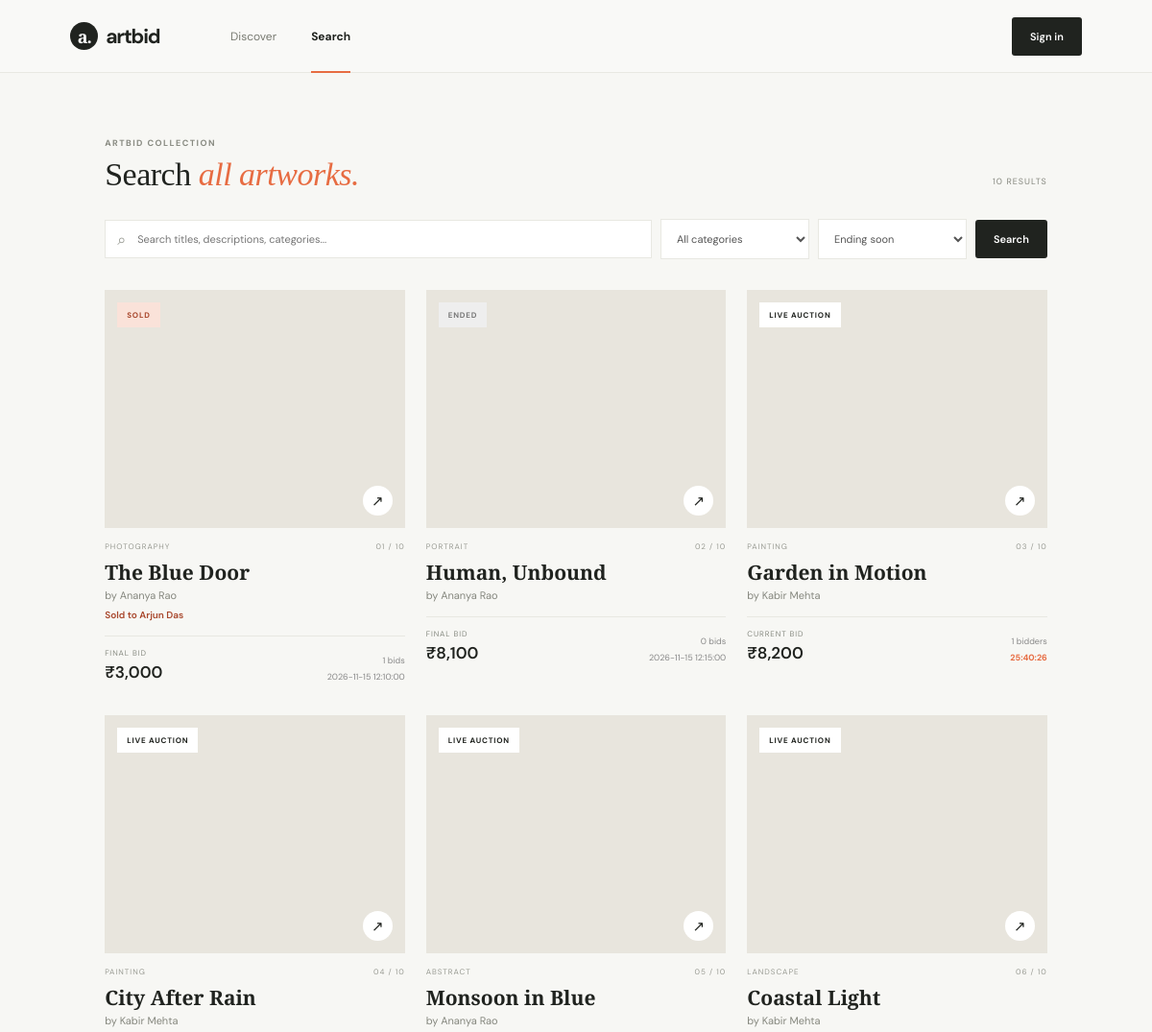
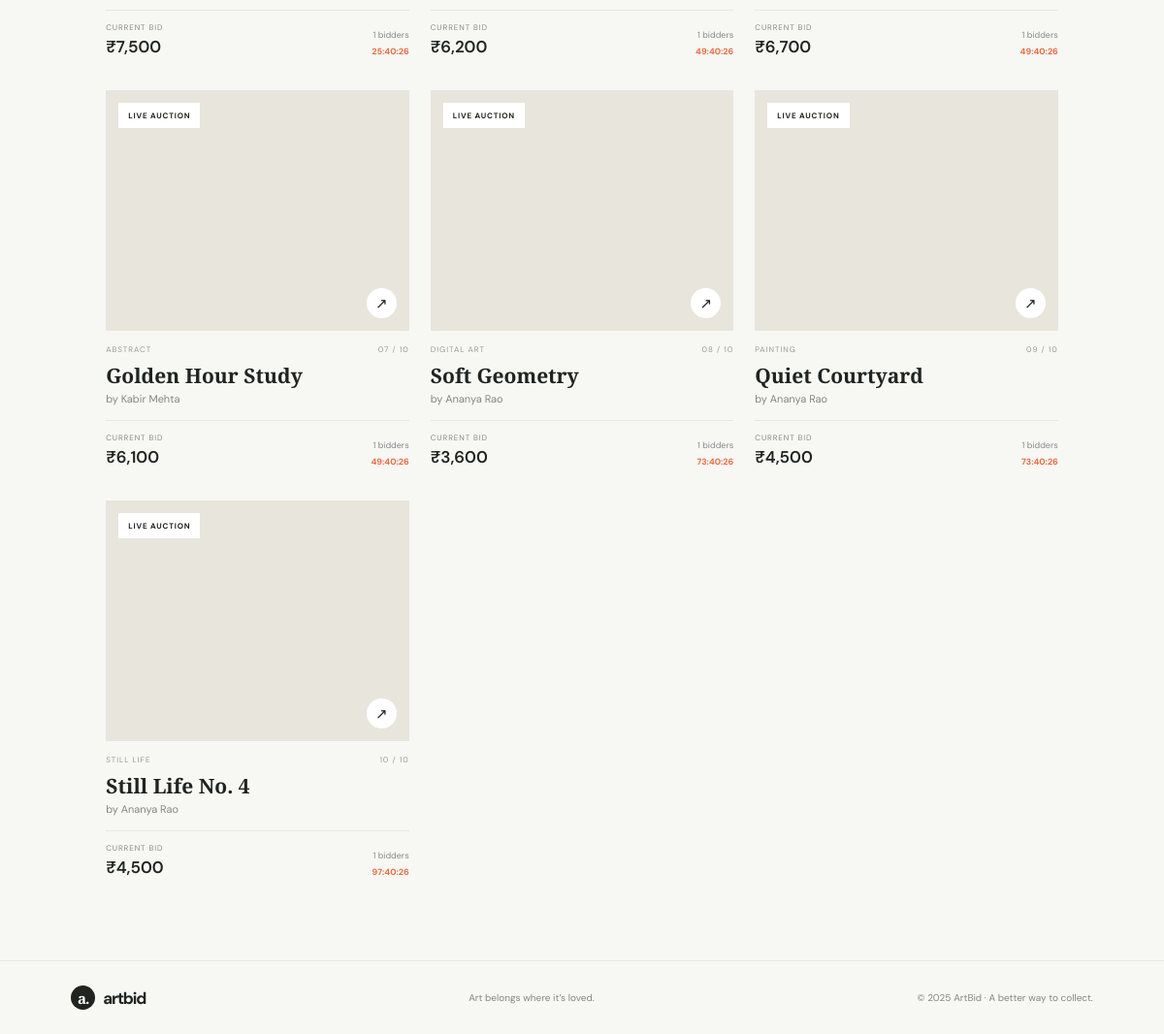
Page /?view=search on the committed database (2 pictures, top to bottom).
### tables this page shows
CREATE TABLE `artworks` (
  `id` int(10) unsigned NOT NULL AUTO_INCREMENT,
  `seller_id` int(10) unsigned NOT NULL,
  `title` varchar(180) NOT NULL,
  `description` text NOT NULL,
  `category` varchar(80) NOT NULL,
  `image_url` varchar(1000) DEFAULT NULL,
  `base_price` decimal(12,2) NOT NULL,
  `starts_at` datetime NOT NULL,
  `ends_at` datetime NOT NULL,
  `created_at` timestamp NOT NULL DEFAULT current_timestamp(),
  PRIMARY KEY (`id`),
  KEY `seller_id` (`seller_id`),
  KEY `auction_ends` (`ends_at`),
  KEY `artwork_category` (`category`),
  CONSTRAINT `artworks_ibfk_1` FOREIGN KEY (`seller_id`) REFERENCES `users` (`id`) ON DELETE CASCADE
);

CREATE TABLE `users` (
  `id` int(10) unsigned NOT NULL AUTO_INCREMENT,
  `name` varchar(120) NOT NULL,
  `email` varchar(190) NOT NULL,
  `password` varchar(255) NOT NULL,
  `role` enum('Seller','Buyer') NOT NULL DEFAULT 'Buyer',
  `phone` varchar(32) DEFAULT NULL,
  `location` varchar(160) DEFAULT NULL,
  `bio` text DEFAULT NULL,
  `created_at` timestamp NOT NULL DEFAULT current_timestamp(),
  `upi_id` varchar(100) DEFAULT NULL,
  PRIMARY KEY (`id`),
  UNIQUE KEY `email` (`email`)
);

### includes/data.php (called while the page is built, shortened)
<?php
$view = $_GET['view'] ?? 'discover';
$selected = isset($_GET['artwork']) ? (int) $_GET['artwork'] : 0;
$search = trim($_GET['q'] ?? '');
$sort = ($_GET['sort'] ?? 'ending_soon') === 'ending_later' ? 'ending_later' : 'ending_soon';
$where = $view === 'search' && $search !== '' ? ['1=1'] : ['a.ends_at > NOW()'];
$params = [];
if ($pdo) {
    $sql = 'SELECT a.*, u.name seller, COALESCE(MAX(b.amount), a.base_price) current_bid,
                   COUNT(DISTINCT b.buyer_id) bidders, COUNT(b.id) bid_count,
                   (SELECT u2.name FROM bids wb JOIN users u2 ON u2.id=wb.buyer_id WHERE wb.artwork_id=a.id ORDER BY wb.amount DESC, wb.created_at ASC, wb.id ASC LIMIT 1) winner_name,
                   (SELECT COUNT(*) FROM wishlist w WHERE w.artwork_id = a.id) saves
            FROM artworks a JOIN users u ON u.id = a.seller_id
            LEFT JOIN bids b ON b.artwork_id = a.id
            WHERE ' . implode(' AND ', $where) . '
            GROUP BY a.id ORDER BY a.ends_at ' . ($sort === 'ending_soon' ? 'ASC' : 'DESC');
    $q = $pdo->prepare($sql);
    $q->execute($params);
    $arts = $q->fetchAll(PDO::FETCH_ASSOC);
}

### includes/helpers.php (called while the page is built, shortened)
<?php
function e($s){return htmlspecialchars((string)$s,ENT_QUOTES,'UTF-8');}
function money($n){return '₹'.number_format((float)$n);}

### views/search.php (the view, shortened to what this page needs)
<?php if(!$selected&&$view==='search'):?>
<section class="market search-page">
 <div class="section-title"><div><div class="eyebrow">ARTBID COLLECTION</div><h2>Search <em>all artworks.</em></h2></div><span class="lot-count"><?=count($arts)?> RESULTS</span></div>
 <form class="filters" method="get" action="index.php">
  <label class="search"><span aria-hidden="true">⌕</span><input type="search" name="q" placeholder="Search titles, descriptions, categories..." value="<?=e($search)?>" aria-label="Search all artworks"></label>
  <select name="category"><option value="">All categories</option><?php foreach(($cats??[]) as $c):?><option value="<?=e($c)?>" <?=($_GET['category']??'')===$c?'selected':''?>><?=e($c)?></option><?php endforeach;?></select>
  <select name="sort" aria-label="Sort results"><option value="ending_soon" <?=$sort==='ending_soon'?'selected':''?>>Ending soon</option><option value="ending_later" <?=$sort==='ending_later'?'selected':''?>>Ending later</option></select>
  <button class="btn btn-dark">Search</button>
 </form>
 <div class="art-grid">
  <?php foreach($arts as $i=>$a):$ended=strtotime($a['ends_at'])<=time();$sold=$ended&&!empty($a['winner_name']);?>
   <article class="art-card">
    <a href="?artwork=<?=$a['id']?>" class="art-image" style="background-image:url('<?=e($a['image_url']?:'https://images.unsplash.com/photo-1541961017774-22349e4a1262?w=900')?>')"><span class="pill <?=$sold?'sold-chip':($ended?'ended-chip':(strtotime($a['ends_at'])<time()+3600?'hot':''))?>"><?=$sold?'SOLD':($ended?'ENDED':(strtotime($a['ends_at'])<time()+3600?'ENDING SOON':'LIVE AUCTION'))?></span><span class="image-arrow">↗</span></a>
    <div class="card-meta"><span><?=e(strtoupper($a['category']))?></span><span><?=str_pad((string)($i+1),2,'0',STR_PAD_LEFT)?> / <?=count($arts)?></span></div>
    <a href="?artwork=<?=$a['id']?>" class="art-title"><?=e($a['title'])?></a><div class="artist">by <?=e($a['seller'])?></div>
    <?php if($sold):?><div class="search-sold-to">Sold to <?=e($a['winner_name'])?></div><?php endif;?>
    <div class="card-bottom"><div><span class="label"><?=$ended?'FINAL BID':'CURRENT BID'?></span><b><?=money($a['current_bid'])?></b></div><div class="card-right"><?php if(!$ended):?><span><?= (int)$a['bidders']?> bidders</span><span class="timer" data-end="<?=e($a['ends_at'])?>">--:--:--</span><?php else:?><span><?= (int)$a['bid_count']?> bids</span><span><?=e($a['ends_at'])?></span><?php endif;?></div></div>
   </article>
  <?php endforeach;?>
 </div>
</section>
<?php endif;?>

### assets/css/style.css (style rules this page uses)
:root { --ink:#20231f;--muted:#777a72;--paper:#f7f7f4;--line:#e8e8e2;--orange:#e76c42;--green:#b4d37c }
* { box-sizing:border-box }
body { margin:0;background:var(--paper);color:var(--ink);font-family:'DM Sans',sans-serif }
a { color:inherit;text-decoration:none }
.btn { border:0;padding:13px 19px;border-radius:3px;font:600 11px 'DM Sans';cursor:pointer;display:inline-flex;align-items:center;justify-content:center;gap:20px }
.btn-dark { background:var(--ink);color:white }
.eyebrow { font-size:9px;font-weight:700;letter-spacing:1.45px;color:#898b82 }
.hero h1 em,.section-title h2 em,.dash-head em,dialog h2 em,.detail h1 em { color:var(--orange);font-weight:500 }
.market,.dashboard { padding:67px 9.1% 85px }
.section-title,.dash-head { display:flex;justify-content:space-between;align-items:end }
.section-title h2 { font:500 34px 'Playfair Display';margin:8px 0 0;letter-spacing:-.5px }
.lot-count { font-size:9px;letter-spacing:1px;color:#85877e;padding-bottom:6px }
.filters { margin:27px 0 26px;display:flex;gap:9px;align-items:center }
.filters input,.filters select { border:1px solid var(--line);background:white;padding:12px;font:11px 'DM Sans';outline:none }
.filters select { min-width:155px;color:#555 }
.search { display:flex;align-items:center;background:#fff;border:1px solid var(--line);padding-left:12px;color:#92948c;flex:1 }
.search input { border:0;width:100%; }
.art-grid { display:grid;grid-template-columns:repeat(3,1fr);gap:34px 22px }
.art-card { min-width:0 }
.art-image { height:248px;background:#e8e5dd center/cover;display:block;position:relative;overflow:hidden }
.art-image:after { content:'';position:absolute;inset:0;background:#15150c00;transition:.2s }
.pill { position:absolute;z-index:1;top:13px;left:13px;background:#fff;padding:8px 10px;font-size:8px;letter-spacing:.8px;font-weight:700 }
.image-arrow { position:absolute;right:13px;bottom:13px;width:31px;height:31px;border-radius:50%;background:#fff;display:grid;place-items:center;font-size:15px;z-index:1 }
.card-meta { display:flex;justify-content:space-between;font-size:8px;letter-spacing:1px;color:#999b93;margin-top:14px }
.art-title { font:600 21px 'Playfair Display';display:block;margin-top:8px }
.artist { font-size:11px;color:#85877e;margin-top:3px }
.card-bottom { border-top:1px solid var(--line);margin-top:15px;padding-top:12px;display:flex;justify-content:space-between;align-items:end }
.label { display:block;font-size:8px;letter-spacing:.9px;color:#888b82;margin-bottom:4px }
.card-bottom b { font:600 17px 'DM Sans' }
.card-right { text-align:right;font-size:9px;color:#888;display:grid;gap:5px }
.card-right .timer { color:var(--orange);font-weight:700 }
.ended-chip { background:#eee;color:#777 }
.sold-chip { background:#fae2d9;color:#a8462b }
.search-sold-to { margin-top:7px;color:#a8462b;font-size:10px;font-weight:600 }
.search-page .filters { margin-bottom:32px }
.search-page .filters .search { min-width:240px }

### rows in the picture
artworks: shows "SOLD", category "PHOTOGRAPHY", i "01", count($arts) "10", title "The Blue Door", seller.name "Ananya Rao", winner_name "Arjun Das", shows "FINAL BID", current_bid "₹3,000", bid_count "1", ends_at "2026-11-15 12:10:00"
artworks: shows "ENDED", category "PORTRAIT", i "02", count($arts) "10", title "Human, Unbound", seller.name "Ananya Rao", shows "FINAL BID", current_bid "₹8,100", bid_count "0", ends_at "2026-11-15 12:15:00"
artworks: shows "LIVE AUCTION", category "PAINTING", i "03", count($arts) "10", title "Garden in Motion", seller.name "Kabir Mehta", shows "CURRENT BID", current_bid "₹8,200", bidders "1"
artworks: shows "LIVE AUCTION", category "PAINTING", i "04", count($arts) "10", title "City After Rain", seller.name "Kabir Mehta", shows "CURRENT BID", current_bid "₹7,500", bidders "1"
artworks: shows "LIVE AUCTION", category "ABSTRACT", i "05", count($arts) "10", title "Monsoon in Blue", seller.name "Ananya Rao", shows "CURRENT BID", current_bid "₹6,200", bidders "1"
artworks: shows "LIVE AUCTION", category "LANDSCAPE", i "06", count($arts) "10", title "Coastal Light", seller.name "Kabir Mehta", shows "CURRENT BID", current_bid "₹6,700", bidders "1"
artworks: shows "LIVE AUCTION", category "ABSTRACT", i "07", count($arts) "10", title "Golden Hour Study", seller.name "Kabir Mehta", shows "CURRENT BID", current_bid "₹6,100", bidders "1"
artworks: shows "LIVE AUCTION", category "DIGITAL ART", i "08", count($arts) "10", title "Soft Geometry", seller.name "Ananya Rao", shows "CURRENT BID", current_bid "₹3,600", bidders "1"
artworks: shows "LIVE AUCTION", category "PAINTING", i "09", count($arts) "10", title "Quiet Courtyard", seller.name "Ananya Rao", shows "CURRENT BID", current_bid "₹4,500", bidders "1"
artworks: shows "LIVE AUCTION", category "STILL LIFE", i "10", count($arts) "10", title "Still Life No. 4", seller.name "Ananya Rao", shows "CURRENT BID", current_bid "₹4,500", bidders "1"

### other values in the picture
count($arts) "10"
